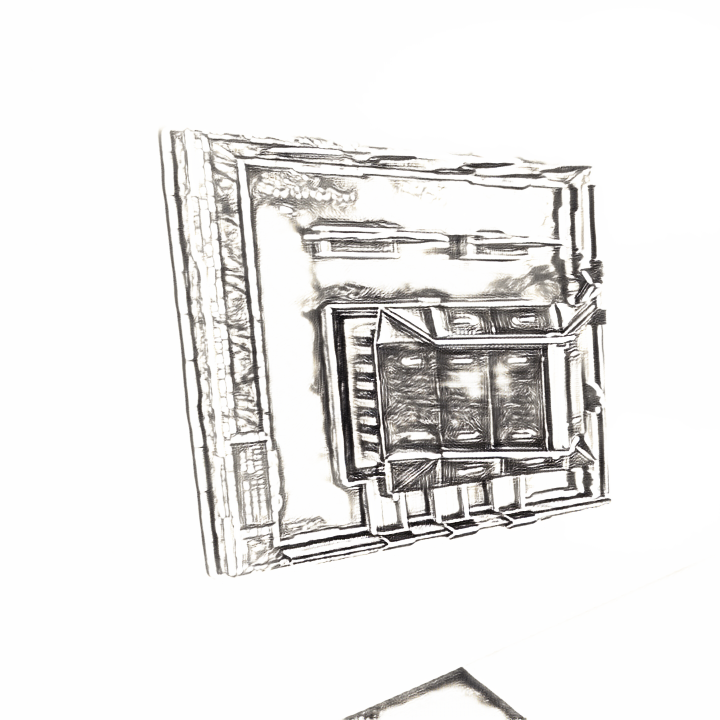
#> input picture styleTransfer/datasets/test/images_trans/0001.png, 720 x 720 px, found by its file name; its folder holds 4 pictures in this run
$ python test_convert.py
#> lines starting #> are read from the running program, lines starting #| are printed output that depends on the picture
import cv2
import os
from PIL import Image
from PIL import ImageFilter
import numpy as np


# 이미지가 저장된 폴더 경로
input_folder = r'C:\Users\tkdwn\Desktop\style_Gaussian\styleTransfer\datasets\test\images_trans'
output_folder = r'C:\Users\tkdwn\Desktop\style_Gaussian\styleTransfer\datasets\test\images_dil'

# 출력 폴더가 없으면 생성
if not os.path.exists(output_folder):
    os.makedirs(output_folder)

# 폴더 내의 모든 파일을 순회
for filename in os.listdir(input_folder):
    # 이미지 파일인지 확인 (확장자 확인)
    if filename.endswith(('.png', '.jpg', '.jpeg', '.bmp', '.gif')):
         # 이미지 열기 (회색조로 불러옴)
        img_path = os.path.join(input_folder, filename)
        img = cv2.imread(img_path)
#> img is the input picture: shape (720, 720, 3); mean B, G, R 233.1, 234, 235

        k = cv2.getStructuringElement(cv2.MORPH_ELLIPSE, (6,6))
        # 팽창 연산 적용 ---②
        dst = cv2.erode(img, k)
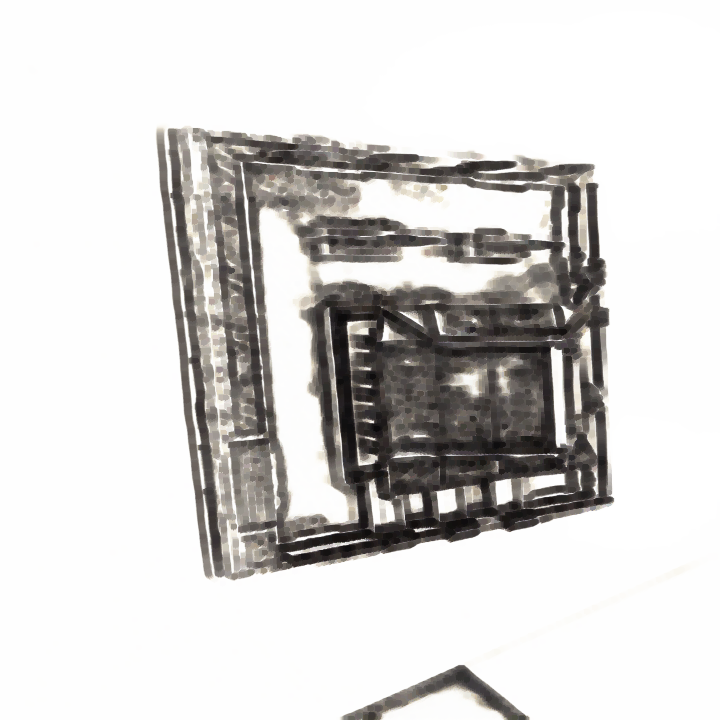
#> dst: shape (720, 720, 3); mean B, G, R 211.1, 212.5, 214

        # dst = cv2.GaussianBlur(dst, (9, 9), sigmaX = 0, sigmaY = 0)

        output_path = os.path.join(output_folder, filename)
        cv2.imwrite(output_path, dst)

        print(f'{filename} laplacian saved.')
#> pass 2 of the loop `for filename in os.listdir(input_folder):`:
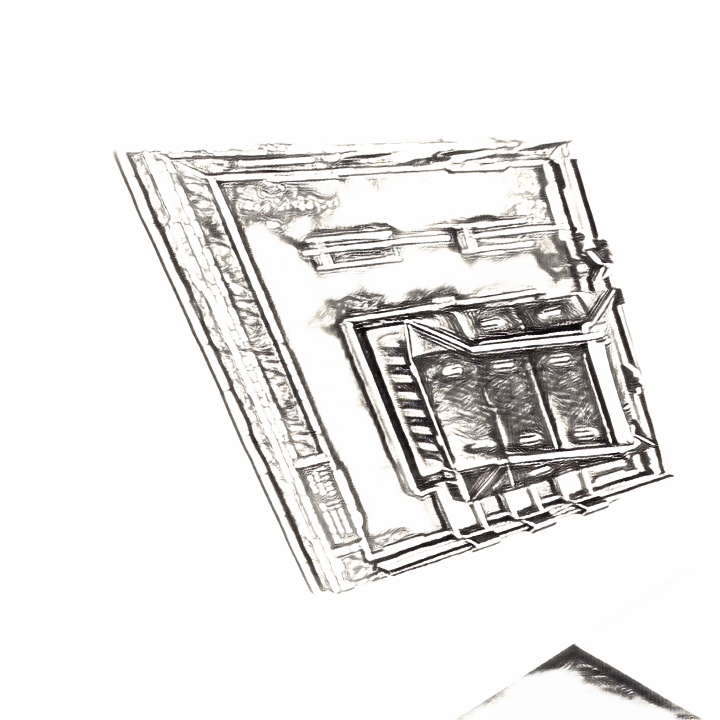
#> input picture styleTransfer/datasets/test/images_trans/0003.png, 720 x 720 px, found by its file name
#> img is the input picture: shape (720, 720, 3); mean B, G, R 231.8, 232.7, 233.6
#> `dst = cv2.erode(img, k)`:
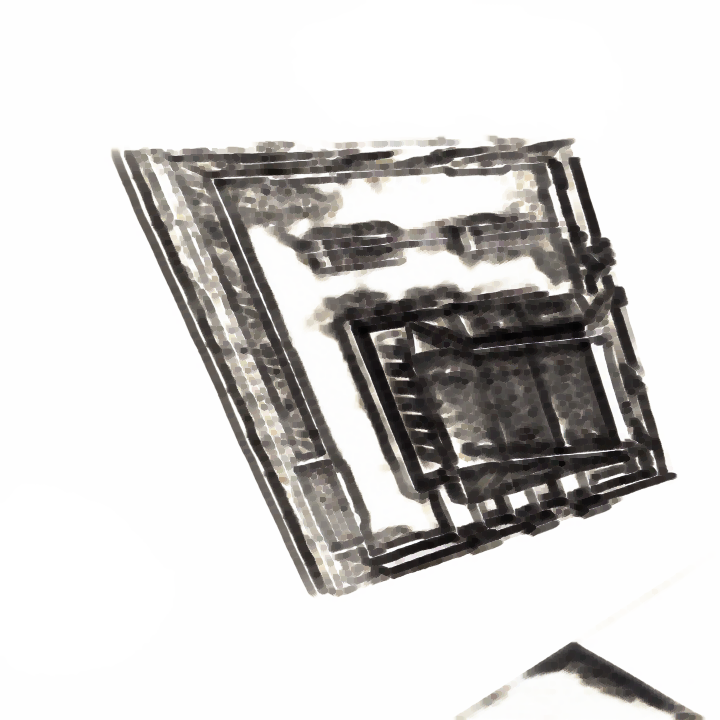
#> dst: shape (720, 720, 3); mean B, G, R 208, 209.4, 211
#> pass 3 of the loop `for filename in os.listdir(input_folder):`:
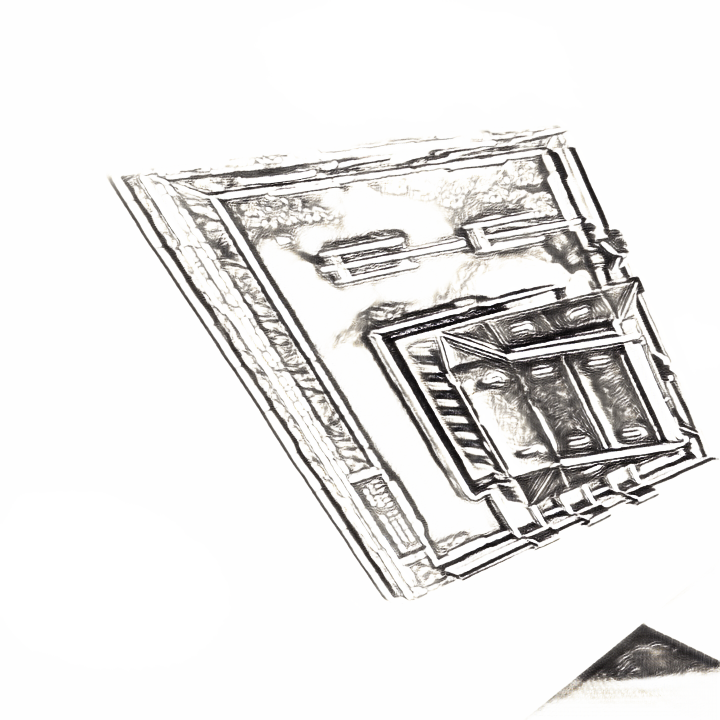
#> input picture styleTransfer/datasets/test/images_trans/0004.png, 720 x 720 px, found by its file name
#> img is the input picture: shape (720, 720, 3); mean B, G, R 230.7, 231.5, 232.5
#> `dst = cv2.erode(img, k)`:
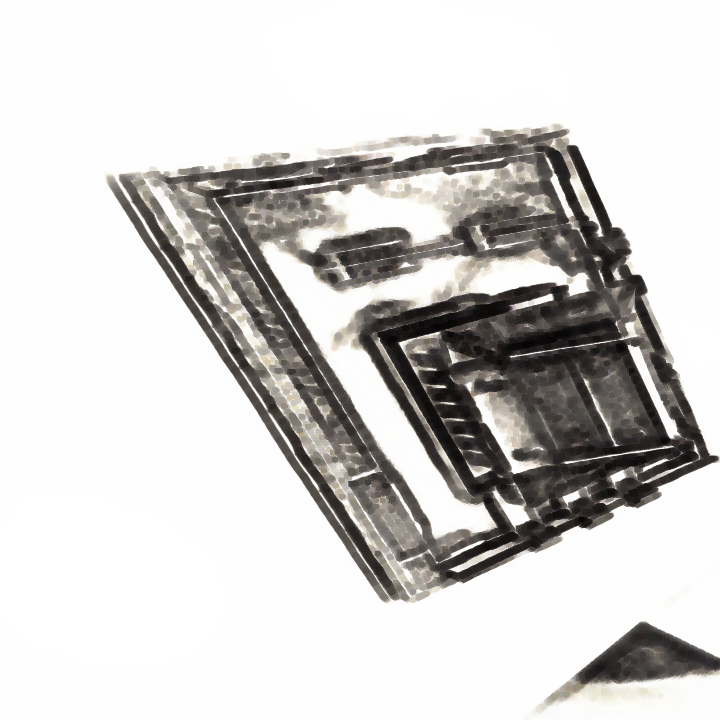
#> dst: shape (720, 720, 3); mean B, G, R 205.7, 207.2, 208.8
#> the loop made 4 passes; the first 3 are shown

print("Done.")
